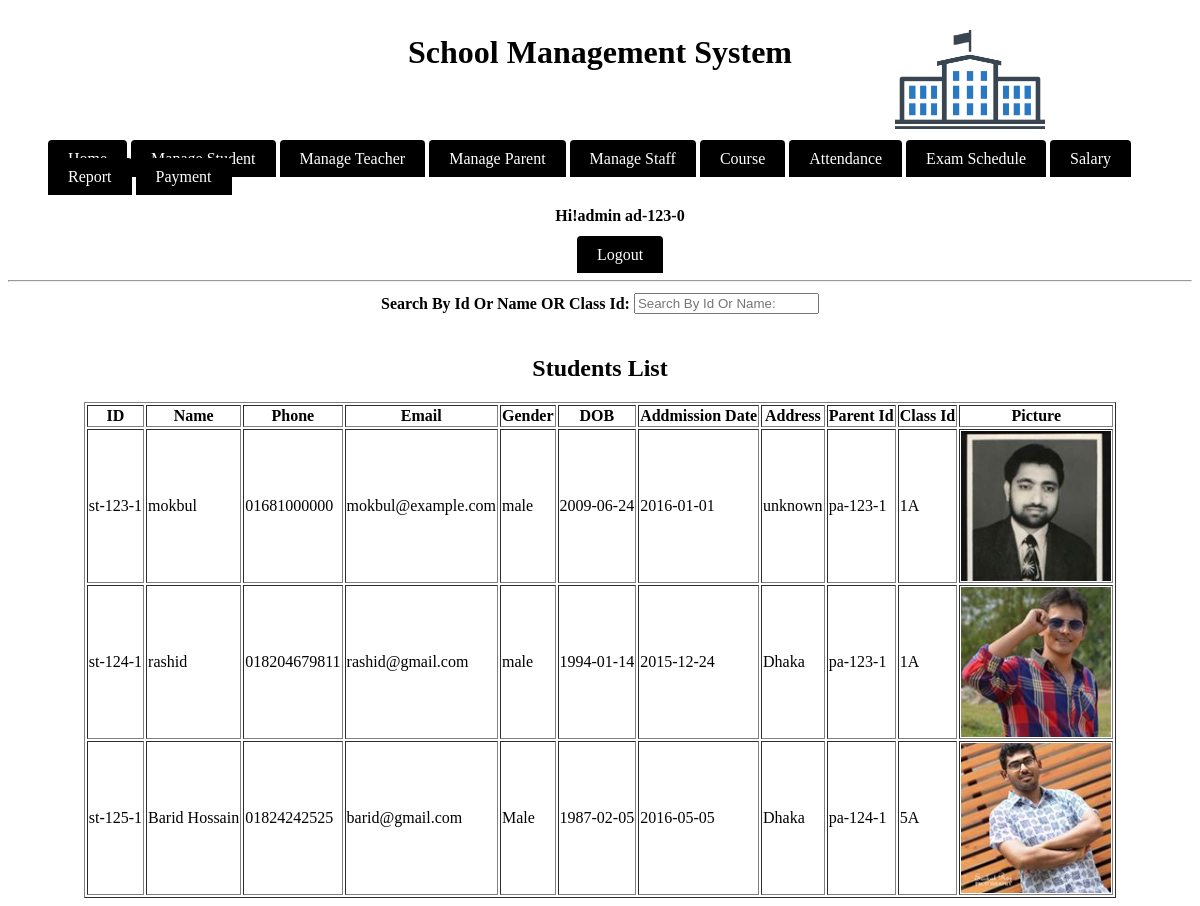
/module/admin/viewStudent.php (signed in), run on the app's committed database.
### tables this page shows
CREATE TABLE IF NOT EXISTS `students` (
  `id` varchar(20) NOT NULL,
  `name` varchar(20) NOT NULL,
  `password` varchar(20) NOT NULL,
  `phone` varchar(13) NOT NULL,
  `email` varchar(20) NOT NULL,
  `sex` varchar(7) NOT NULL,
  `dob` date NOT NULL,
  `addmissiondate` date NOT NULL,
  `address` varchar(50) NOT NULL,
  `parentid` varchar(20) NOT NULL,
  `classid` varchar(20) NOT NULL,
  UNIQUE KEY `id` (`id`)
);

### module/admin/main.php (called while the page is built, shortened)
<?php
$check=$_SESSION['login_id'];
$session=mysql_query("SELECT name  FROM admin WHERE id='$check' ");
$row=mysql_fetch_array($session);
$login_session = $loged_user_name = $row['name'];
?>

### module/admin/viewStudent.php (the view, shortened to what this page needs)
<?php
include_once('main.php');
$sql = "SELECT * FROM students;";
$res= mysql_query($sql);
$string = "";
$images_dir = "../images/";
while($row = mysql_fetch_array($res)){
    $picname = $row['id'];
    $string .= '<tr><td>'.$row['id'].'</td><td>'.$row['name'].
    '</td><td>'.$row['phone'].'</td><td>'.$row['email'].
    '</td><td>'.$row['sex'].'</td><td>'.$row['dob'].
    '</td><td>'.$row['addmissiondate'].'</td><td>'.$row['address'].
    '</td><td>'.$row['parentid'].'</td><td>'.$row['classid'].
    "</td><td><img src='".$images_dir.$picname.".jpg' alt='$picname' width='150' height='150'>".'</td></tr>';
}
?>
<html>
    <head>
		    <link rel="stylesheet" type="text/css" href="../../source/CSS/style.css">
		</head>
    <body>
			  <div class="header"><h1>School Management System</h1></div>
			  <div class="divtopcorner">
				    <img src="../../source/logo.jpg" height="150" width="150" alt="School Management System"/>
				</div>
			<br/><br/>
				<ul>
				    <li class="manulist">
						    <a class ="menulista" href="index.php">Home</a>
								<a class ="menulista" href="manageStudent.php">Manage Student</a>
								<a class ="menulista" href="index.php">Manage Teacher</a>
								<a class ="menulista" href="index.php">Manage Parent</a>
								<a class ="menulista" href="index.php">Manage Staff</a>
								<a class ="menulista" href="index.php">Course</a>
								<a class ="menulista" href="index.php">Attendance</a>
								<a class ="menulista" href="index.php">Exam Schedule</a>
								<a class ="menulista" href="index.php">Salary</a>
								<a class ="menulista" href="index.php">Report</a>
								<a class ="menulista" href="index.php">Payment</a>
								<div align="center">
								<h4>Hi!admin <?php echo $check." ";?></h4>
								<a class ="menulista" href="logout.php" onmouseover="changemouseover(this);" onmouseout="changemouseout(this,'<?php echo ucfirst($loged_user_name);?>');"><?php echo "Logout";?></a>
						</div>
								</li>
				</ul>
			  <hr/>
        <center>
            <table>
                <tr>
                    <td><b>Search By Id Or Name OR Class Id: </b></td>
                    <td><input type="text" name="searchId" placeholder="Search By Id Or Name:" onkeyup="getStudent(this.value);"></td>
                </tr>
            </table>
        </center>
        <br/>
        <center><h2>Students List</h2></center>
        <center>
            <table border="1" id='studentList'>
                <tr>
                    <th>ID</th>
                    <th>Name</th>
                    <th>Phone</th>
                    <th>Email</th>
                    <th>Gender</th>
                    <th>DOB</th>
                    <th>Addmission Date</th>
                    <th>Address</th>
                    <th>Parent Id</th>
                    <th>Class Id</th>
                    <th>Picture</th>
                </tr>
                <?php echo $string;?>
            </table>
        </center>
		</body>
</html>

### source/CSS/style.css (style rules this page uses)
.divtopcorner { position:absolute; top:0px; right: 150px; color:black; text-align:center; padding:5px; }
.header { color:black; text-align:center; padding:5px; }
.manulist { display:inline; left:100px; }
.menulista { background-color: black; color: white; padding: 10px 20px; text-decoration: none; border-radius: 4px 4px 0 0; }

### data on the page
students: id "st-123-1", name "mokbul", phone "01681000000", email "mokbul@example.com", sex "male", dob "2009-06-24", addmissiondate "2016-01-01", address "unknown", parentid "pa-123-1", classid "1A", id (picture)
students: id "st-124-1", name "rashid", phone "018204679811", email "rashid@gmail.com", sex "male", dob "1994-01-14", addmissiondate "2015-12-24", address "Dhaka", parentid "pa-123-1", classid "1A", id (picture)
students: id "st-125-1", name "Barid Hossain", phone "01824242525", email "barid@gmail.com", sex "Male", dob "1987-02-05", addmissiondate "2016-05-05", address "Dhaka", parentid "pa-124-1", classid "5A", id (picture)

### other printed values
$check "ad-123-0"
